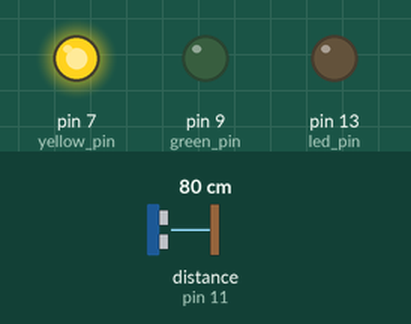
Bench run of a sketch on a simulated Arduino Uno, built with avr-gcc and run on an emulated ATmega328P. On the bench: output pins drawn as LEDs (lit = HIGH). Wiring (inferred from the names in the program): ultrasonic range finder: trigger pin 10; echo pin 11. Dashed ring = blinking. The inputs (shaded band) are chosen by the test bench; at power-on: distance to the obstacle (sensor on pin 11) 80 cm. The echo pulse lasts 58.3 µs per cm; pins used as bus, display or sensor lines are not drawn.

Above: at 1.2 s.
1.3 s: distance to the obstacle (sensor on pin 11) set to 96 cm
2.8 s: distance to the obstacle (sensor on pin 11) set to 104 cm
At 4.0 s:
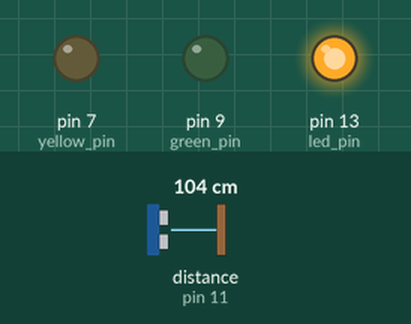
4.3 s: distance to the obstacle (sensor on pin 11) set to 203 cm
At 4.8 s:
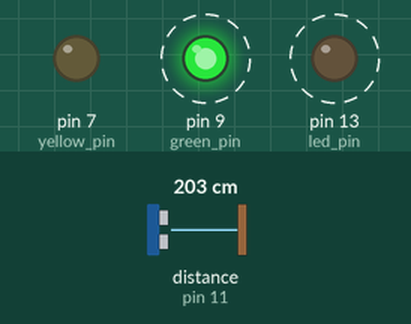
7.3 s: distance to the obstacle (sensor on pin 11) set to 2 cm
At 7.6 s:
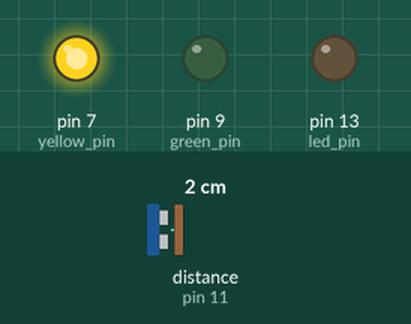
8.8 s: distance to the obstacle (sensor on pin 11) set to 120 cm
At 9.8 s:
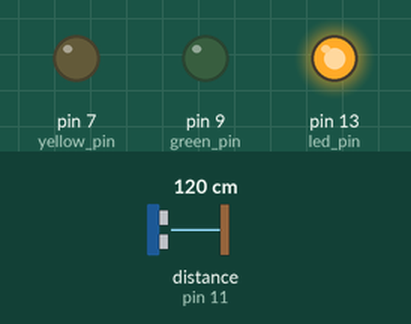
Timing chart, 0 to 11.3 s (numbered marks = the images above; inputs shaded):
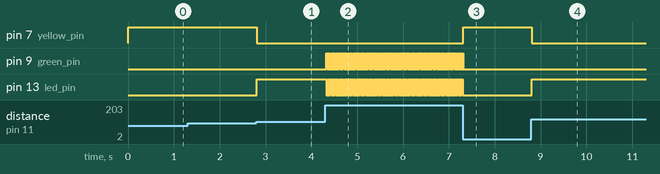

The sketch:

trafic_light_with_ultrassonic.ino
```cpp
#include <Servo.h>

#include <Stepper.h>

// C++ code
//

#define NOTE_D6  1175

const int led_pin = 13;
const int button_pin = 8;
const int ldr_pin = A1;
const int buzzer_pin = 11;

const int trigger_pin = 10;
const int echo_pin = 11;

const int green_pin = 9;
const int yellow_pin = 7;


//Ultrasonic ultrasonic(trigger_pin, echo_pin);

enum State{
  VERDE,
  VERMELHO,
  AMARELO
}state;


int ultrasonic(){
  digitalWrite(trigger_pin, LOW);
  delayMicroseconds(2);
  digitalWrite(trigger_pin, HIGH);
  delayMicroseconds(10);
  digitalWrite(trigger_pin, LOW);
  int duration = pulseIn(echo_pin, HIGH);
  float distance = duration * 0.034 / 2;
  return distance;
}

void setup()
{
  pinMode(led_pin, OUTPUT);
  pinMode(green_pin, OUTPUT);
  pinMode(yellow_pin, OUTPUT);

  pinMode(button_pin, INPUT_PULLUP);
  pinMode(buzzer_pin, OUTPUT);

  pinMode(echo_pin, INPUT);
  pinMode(trigger_pin, OUTPUT);

  Serial.begin(9600);
}

void loop()
{

  float ultrasonic_response = ultrasonic();

  if(ultrasonic_response > 200){
    // green light on
  	digitalWrite(green_pin, HIGH);
    digitalWrite(led_pin, LOW);
    digitalWrite(yellow_pin, LOW);

  }else if (ultrasonic_response < 100){
  	//yellow light on
    digitalWrite(green_pin, LOW);
    digitalWrite(led_pin, LOW);
    digitalWrite(yellow_pin, HIGH);

  }else{
  //red light on
    digitalWrite(green_pin, LOW);
    digitalWrite(led_pin, HIGH);
    digitalWrite(yellow_pin, LOW);

  }


}
```

Measured:
- the behaviour switches between 100 and 101 cm on distance to the obstacle (sensor on pin 11) (found by bisection; images 0 and 1)
- after the input at 1.3 s, every drawn part: stays the same
- after the input at 2.8 s, pin 7 (yellow_pin): HIGH → LOW at once; pin 13 (led_pin): LOW → HIGH at once
- after the input at 4.3 s, pin 9 (green_pin), pin 13 (led_pin): alternates HIGH for 0.01 s and LOW for 0.01 s, starting at once
- after the input at 7.3 s, pin 7 (yellow_pin): LOW → HIGH at once; pin 9 (green_pin): goes on until 7.3 s, then stays LOW; pin 13 (led_pin): stops changing and stays LOW
- after the input at 8.8 s, pin 7 (yellow_pin): HIGH → LOW at once; pin 13 (led_pin): LOW → HIGH at once
